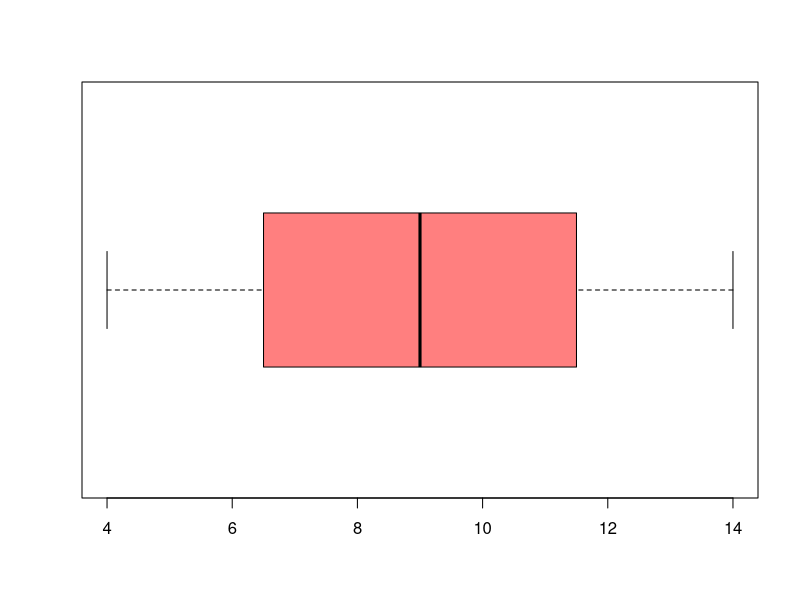
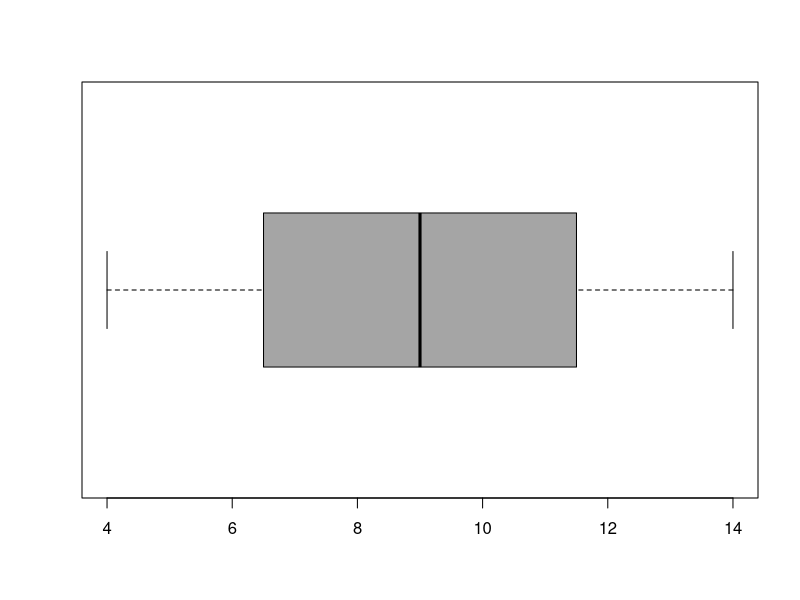
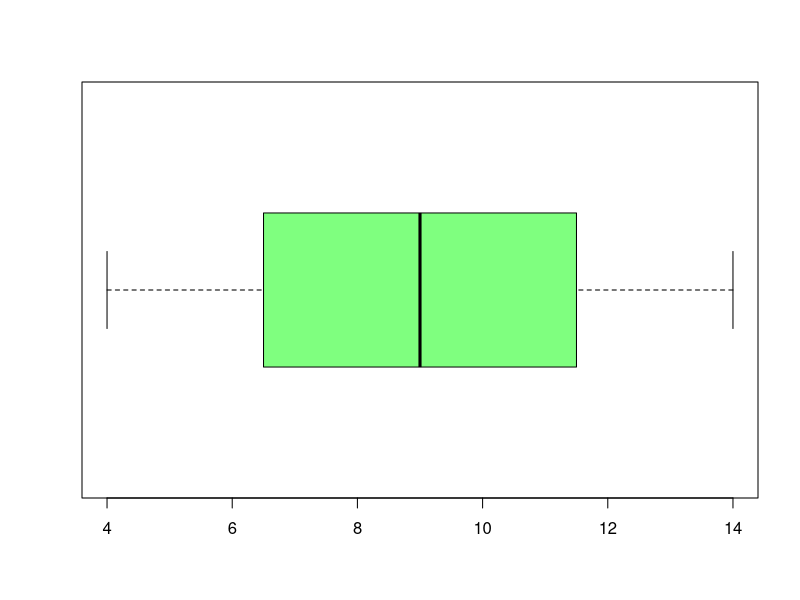
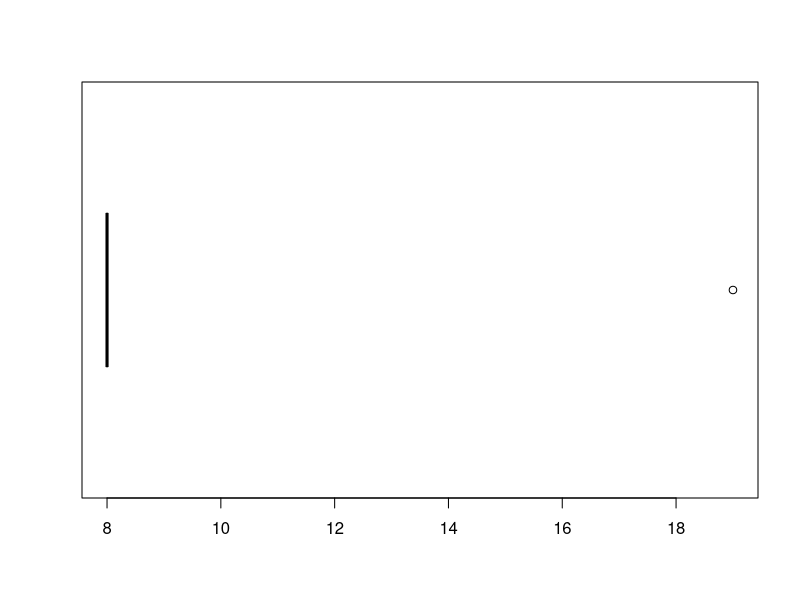
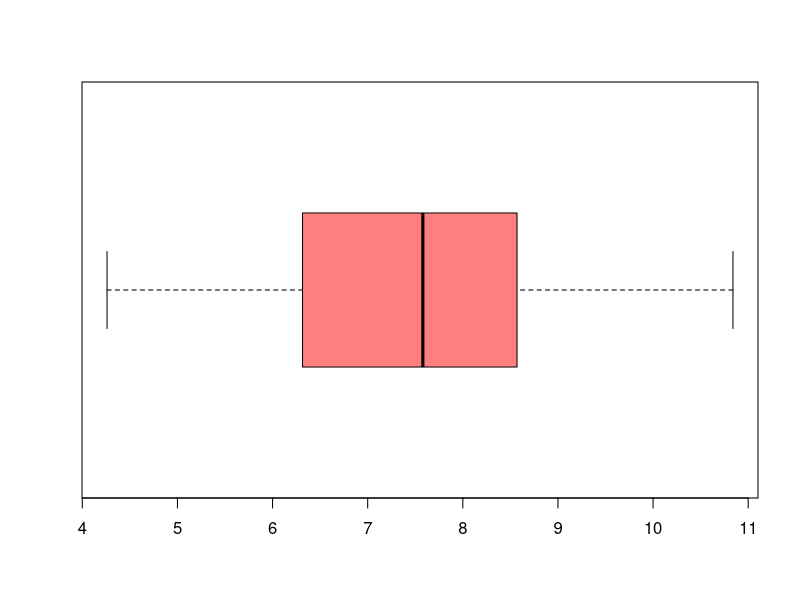
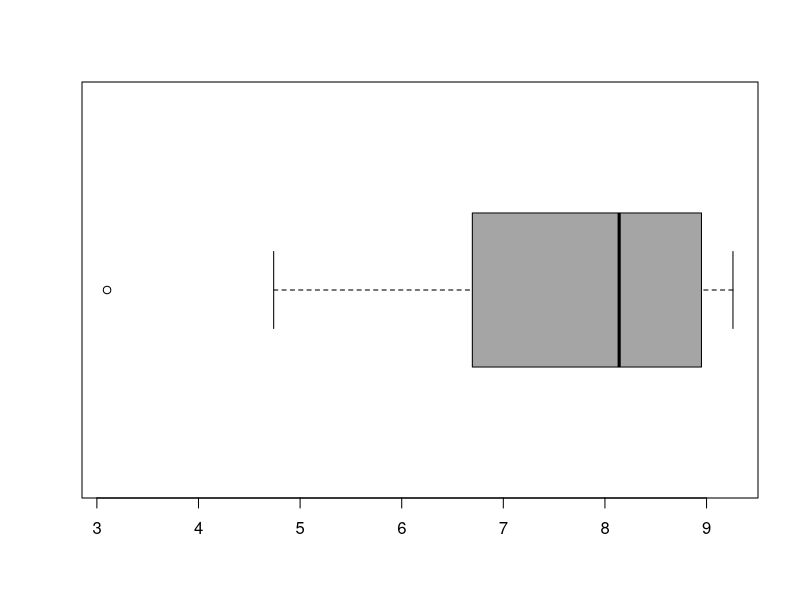
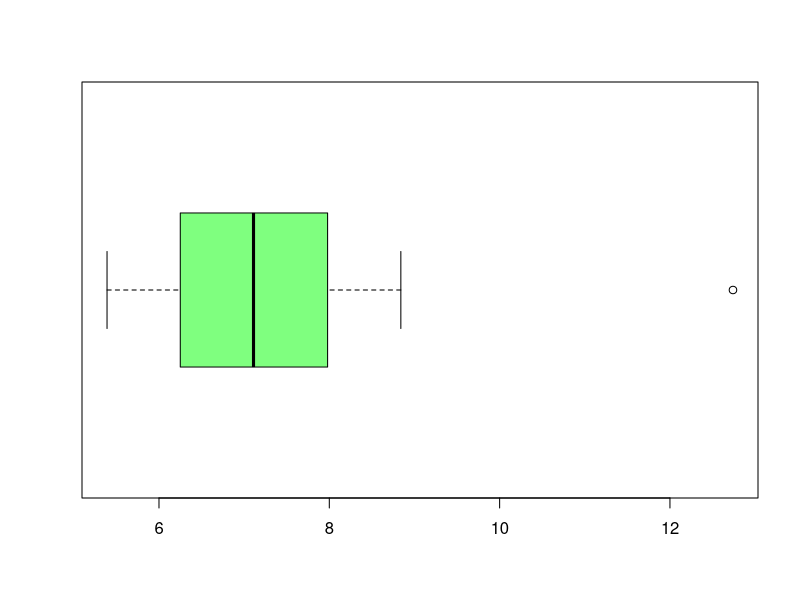
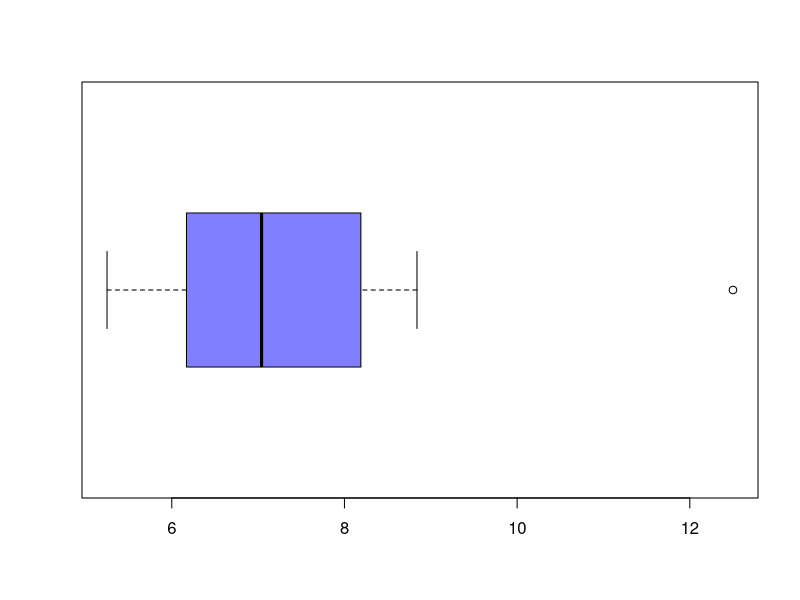

These figures' R source, in order:
## ---- chunk 1
data(anscombe)
str(anscombe)
summary(anscombe)
## ---- chunk 2
print(paste("The names of the eight variables are: x1, x2, x3, x4, y1, y2, y3 and y4"))
## ---- chunk 3
attach(anscombe)
mean_values <- sapply(anscombe,
                     FUN = mean)

variance_values <- sapply(anscombe,
                          FUN = var)

median_values <- sapply(anscombe, 
                        FUN  = median)

summary_abscombe <- matrix(data = c(mean_values, 
                                    variance_values, 
                                    median_values), 
                  ncol = 8, 
                  byrow = TRUE)
colnames(summary_abscombe) <- c("x1", "x2", "x3", "x4", "y1", "y2", "y3", "y4")
rownames(summary_abscombe) <- c("Mean", "Variance", "Median")
summary_abscombe

## ---- chunk 4
boxplot(x1, 
        horizontal = TRUE, 
        col = rgb(1, 0, 0, 
        alpha = 1/2))
boxplot(x2, 
        horizontal = TRUE, 
        col = rgb(0.3, 0.3, 0.3, 
        alpha = 1/2))
boxplot(x3, 
        horizontal = TRUE, 
        col = rgb(0, 1, 0, 
        alpha = 1/2))
boxplot(x4, 
        horizontal = TRUE, 
        col = rgb(0, 0, 1, 
        alpha = 1/2))

## ---- chunk 5
boxplot(y1, 
        horizontal = TRUE, 
        col = rgb(1, 0, 0, 
        alpha = 1/2))
boxplot(y2, 
        horizontal = TRUE, 
        col = rgb(0.3, 0.3, 0.3, 
        alpha = 1/2))
boxplot(y3, 
        horizontal = TRUE, 
        col = rgb(0, 1, 0, 
        alpha = 1/2))
boxplot(y4, 
        horizontal = TRUE, 
        col = rgb(0, 0, 1, 
        alpha = 1/2))
## ---- chunk 6
IQR_data <- sapply(anscombe, 
                   FUN = IQR)
IQR_data
## ---- chunk 7
library(e1071)
sapply(anscombe, FUN = skewness)
## ---- chunk 8
plot(x1, y1, col = rgb(1, 0, 0, alpha = 1/2), 
     xlim = c(0, 20),
     ylim = c(0, 20),
     xlab = "x1", 
     ylab = "y1")
plot(x2, y2, col = rgb(0, 1, 0, alpha = 1/2), 
     xlim = c(0, 20),
     ylim = c(0, 20),
     xlab = "x2", 
     ylab = "y2")
plot(x3, y3, col = rgb(0, 0, 1, alpha = 1/2), 
     xlim = c(0, 20),
     ylim = c(0, 20),
     xlab = "x3", 
     ylab = "y3")
plot(x4, y4, col = rgb(0.5, 0.5, 0.5, alpha = 1/2), 
     xlim = c(0, 20),
     ylim = c(0, 20),
     xlab = "x4", 
     ylab = "y4")
## ---- chunk 9
correlation_x1_y1 <- cor(x1, y1)
correlation_x2_y2 <- cor(x2, y2)
correlation_x3_y3 <- cor(x3, y3)
correlation_x4_y4 <- cor(x4, y4)
print(paste("The correlation between x1 and y1 is:", correlation_x1_y1, 
            "The correlation between x2 and y2 is:", correlation_x2_y2,
            "The correlation between x3 and y3 is:", correlation_x3_y3,
            "The correlation between x4 and y4 is:", correlation_x4_y4))
